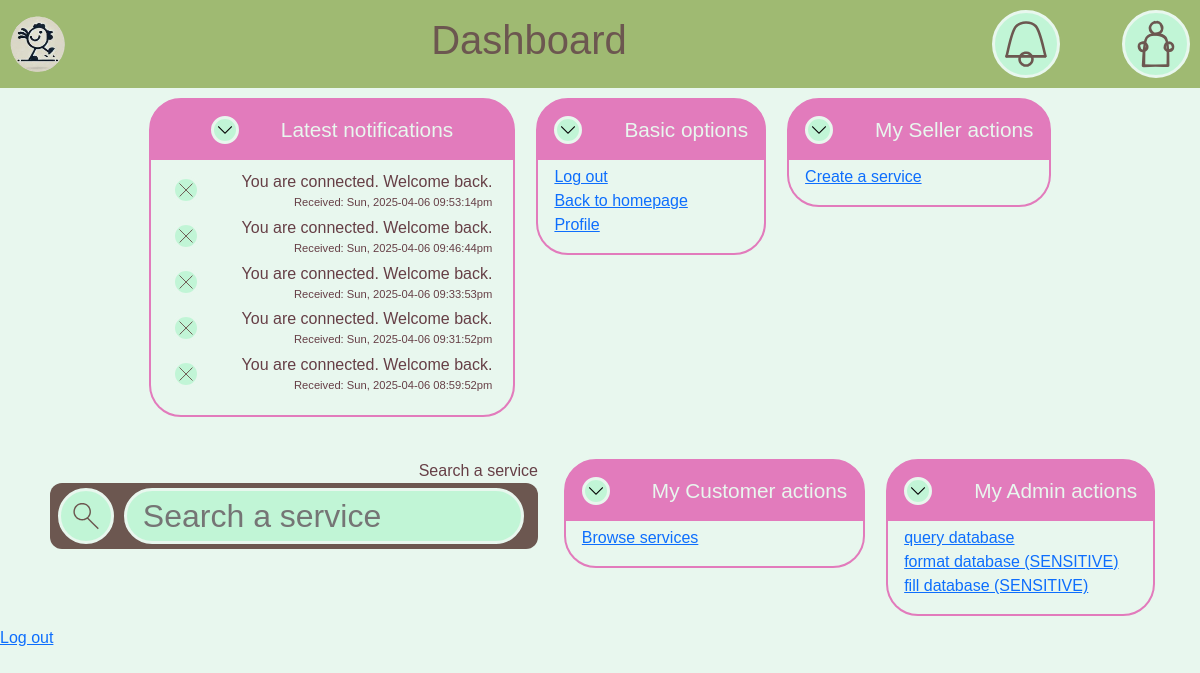
The page /pages/dashboard (signed in) on the database its author committed.
### tables this page shows
CREATE TABLE notifications(
        id INTEGER PRIMARY KEY,
        user_id INTEGER, conversation_id INTEGER, text TEXT, time TIMESTAMP,
        FOREIGN KEY(user_id) REFERENCES users(id),
        FOREIGN KEY(user_id) REFERENCES conversation(id)
    );

### utils/base.php (called while the page is built, shortened)
<?php
function root_include($name): void
{
    include $_SERVER["DOCUMENT_ROOT"] . $name;
}
function component($name): void
{
    root_include("/components/" . $name . ".php");
}

### components/dashboard/base.php (called while the page is built)
<?php
function base_widget($db, $id) {
    insert_widget("Basic options", function() {
        buttons_widget(
            array(
                "Log out",
                "Back to homepage",
                "Profile"
            ),
            array(
                "/pages/signout",
                "/pages/homepage",
                "/pages/profile"
            )
        );
    });
}
?>

### utils/dbutils.php (called while the page is built, shortened)
<?php
function hasUserGotRole(PDO $db, $id, $roleID): bool {
    $st = $db->prepare("SELECT * FROM roles WHERE user_id = :id");
    if (!$st->execute(["id" => $id])) return false;
    while ($elt = $st->fetch()) {
        if ($elt["role"] == $roleID) return true;
    }
    return false;
}
function isBusiness(PDO $db, $id) {
    return hasUserGotRole($db, $id, 0);
}
function isCustomer(PDO $db, $id) {
    return hasUserGotRole($db, $id, 1);
}
function isAdmin(PDO $db, $id) {
    return hasUserGotRole($db, $id, 2);
}

### components/common/notifications.php (the view, shortened to what this page needs)
<?php
function insert_notifications(PDO $db, $id)
{
    ?>
    <div class="circle-inside-accent logo">
        <img src="/assets/images/symbols/notification.svg" alt="notifications">
    </div>
    <?php
}
function display_notification($notification): void
{
    ?>
    <div class="notification line" not="<?= $notification["id"] ?>">
        <?php
        if ($notification["user_id"] != BROADCAST_ID) {
            ?>
            <div class="circle-inside-accent">
                <img src="/assets/images/symbols/cancel.svg" alt="remove notification" class="symbol">
            </div>
            <?php
        }
        ?>
        <div class="notification-content">
            <p class="notification-text"><?= $notification["text"] ?></p>
            <p class="notification-date"><?= $notification["date"] ?></p>
        </div>
    </div>
    <?php
}
function get_user_notifications(PDO $db, $id): array
{
    $st = $db->prepare("
    SELECT *
    FROM notifications
    -- Support for broadcasts
    WHERE user_id = (:id) OR user_id = 0
    ORDER BY notifications.time DESC
    ");
    return $st->execute(["id" => $id]) ? $st->fetchAll() : [];
}
?>

### pages/dashboard/index.php (shortened to what this page needs)
<?php
require $_SERVER["DOCUMENT_ROOT"] . "/utils/base.php";
?>
<!DOCTYPE html>
<html lang="en">
<?php
insertHeader("Dashboard", ["inputs", "containers", "widgets", "page-header"]);
?>
<body>
<?php
$db = getSecureDB();
$id = $_SESSION["id"];
insert_header("Dashboard", $id);
insert_all_widgets($db, $id);
?>
<a href="/pages/signout">Log out</a>
</body>
</html>

### components/header.php (shortened to what this page needs)
<?php function insertHeader($name, $css = array())
{ ?>
    <head>
        <link rel="stylesheet" href="/assets/css/main-style.css">
        <link href="https://cdn.jsdelivr.net/npm/bootstrap@5.3.3/dist/css/bootstrap.min.css" rel="stylesheet"
>
        <?php
        foreach ($css as $link) {
            ?>
            <link rel="stylesheet" href="/assets/css/<?= $link ?>.css">
            <?php
        }
        ?>
    </head>
<?php } ?>

### components/common/page-header.php
<?php
function insert_header($title, $id): void
{
    ?>
    <header>
        <?php
        component("logo");
        ?>
        <div class="title">
            <h1><?= $title ?></h1>
        </div>
        <aside class="line">
            <?php
            $db = getSecureDB();
            insert_notifications($db, $id);
            insert_profile_button($id);
            ?>
        </aside>
    </header>
    <?php
}
?>

### components/logo.php
<a href="/pages/homepage" class="logo">
    <div>
        <img src="/assets/images/logo.png" alt="A roaming rooster">
    </div>
</a>

### components/common/profile.php
<?php
function insert_profile_button($id)
{
    ?>
    <div class="circle-inside-accent logo">
        <img src="/assets/images/symbols/profile.svg" alt="profile">
    </div>
    <?php
}
?>

### components/dashboard/widget-manager.php (shortened to what this page needs)
<?php
function insert_all_widgets($db, $id): void
{
    ?>
    <div class="widget-list">
        <?php
        $is_business = isBusiness($db, $id);
        $is_customer = isCustomer($db, $id);
        $is_admin = isAdmin($db, $id);
        widget_notifications($db, $id);
        base_widget($db, $id);
        if ($is_business) {
            business_widgets($db, $id);
        }
        if ($is_customer) {
            insert_search_widget(page: false);
        }
        if ($is_admin) {
            admin_widgets($db, $id);
        }
        ?>
    </div>
    <?php
}
?>

### components/dashboard/notifications.php
<?php
function widget_notifications($db, $id): void
{
    $nots = get_user_notifications($db, $id);
    if (count($nots) != 0) {
        insert_widget("Latest notifications", function () use ($nots) {
            ?>
            <div>
                <?php
                foreach ($nots as $not) {
                    $not["safe_text"] = htmlspecialchars($not["text"]);
                    $not["date"] = "Received: " . date("D, Y-m-d h:i:sa", $not["time"]);
                    display_notification($not);
                }
                ?>
            </div>
            <?php
        });
    }
}
?>

### components/dashboard/widget-base.php
<?php
function insert_widget($title, $callback): void
{
    ?>
    <div class="widget">
        <div class="widget-header line">
            <div class="circle-inside-accent">
                <img src="/assets/images/down.png" alt="Retract" class="symbol">
            </div>
            <h2><?= $title ?></h2>
        </div>
        <div class="widget-content page">
            <?php
            $callback();
            ?>
        </div>
    </div>
    <?php
}

### components/dashboard/buttons.php
<?php
function buttons_widget($texts, $addresses)
{
    ?>
    <div>
        <?php for ($i = 0; $i < count($texts); $i++) { ?>
            <a href="<?= htmlspecialchars($addresses[$i]) ?>" style="display: block">
                <?= htmlspecialchars($texts[$i]) ?>
            </a>
        <?php } ?>
    </div>
    <?php
}
?>

### components/search.php (shortened to what this page needs)
<?php
function insert_search_image()
{
    ?>
    <div class="symbol">
        <img src="/assets/images/symbols/search.svg" alt="Search" class="symbol">
    </div>
    <?php
}
function insert_search_widget($placeholder = "Search a service", $page = true, $content = null): void
{
    ?>
    <label class="text-field-label">
        <?= $placeholder ?> <br>
        <form class="text-field line-form" action="/pages/search-results">
            <div id="search-symbol" class="circle-inside-input page-horizontal minimize <?php if ($content !== null) {
                echo "reduce-horizontal";
            } ?>">
                <?php
                if ($page) {
                    insert_search_image();
                } else {
                    ?>
                    <a href="/pages/search-results">
                        <?php
                        insert_search_image();
                        ?>
                    </a>
                    <?php
                }
                ?>
            </div>
            <input id="s" name="s" class="circle-inside-input" type="search" placeholder="<?= $placeholder ?>" <?php if ($content !== null) {
                echo "value='$content'";
            } ?>>
        </form>
    </label>
    <?php
}
?>

### assets/css/main-style.css (style rules this page uses)
:root { --title-color: #9FBA72; --warning-color: #FFC87F; --text-color-main: #663F46; --text-color-main-light: #CFC9C9; --text-color-secondary: #6C5750; --back-color-base: #E8F7EE; --back-color-popup: #C1F5D6; --back-color-important: #E27BBC; --back-color-secondary: #A79CD6; --back-color-ternary: #DFDCDB; --accent-color-main: var(--back-color-secondary); --accent-color-secondary: var(--back-color-important); --place-color-main: #77005D; --place-color-secondary: #121212; --place-holder-gradient: repeating-linear-gradient(45deg, var(--place-color-main) 10%, var(--place-color-secondary), 10%); --image-on-back-base-gradient: linear-gradient(var(--back-color-important) 0%, transparent 100%); --medium-corner: 12px; --large-corner: 40px; --input-block-padding: 8px; --input-block-margin: 5px; --big-container-padding: 2%; --reading-margin: 7%; --spacing-minimum: 10px; --spacing-small: 21px; --spacing-medium: 42px; --spacing-large: 84px; }
html, body { background-color: var(--back-color-base) !important; font-family: Arial, Helvetica, sans-serif; }
div { background-color: transparent; }
h1 { color: var(--text-color-secondary) !important; text-align: center; }
p { color: var(--text-color-main); }
.page { max-height: 500px; visibility: visible; transition: max-height, padding, margin, visibility; transition-duration: 0.5s; transition-timing-function: ease; }
.page-horizontal { max-width: 400px; visibility: visible; transition: max-width, padding, margin, visibility; transition-duration: 0.3s; transition-timing-function: ease; }
.symbol { height: 1em; width: 1em; font-size: 1em; line-height: 1em; margin: 0; padding: 0; display: block; }
.minimize { height: fit-content; padding: 9px; }

### assets/css/inputs.css (style rules this page uses)
input { max-width: 100%; box-sizing: border-box; }
.text-field-label { font-size: medium; text-align: right; color: var(--text-color-main); margin-left: var(--input-block-margin); margin-right: var(--input-block-margin); }
.text-field { background-color: var(--text-color-secondary); color: var(--back-color-popup); border: none; border-radius: var(--medium-corner); font-size: xx-large; padding: var(--input-block-margin) var(--input-block-padding); width: 100%; max-width: 98vw; overflow: scroll; }
.line-form { display: flex; flex-direction: row; }
.line-form > * + * { margin-left: var(--spacing-minimum); }
label { text-align: right; }
.circle-inside-input { color: var(--text-color-main); background-color: var(--back-color-popup); border: solid 3px var(--back-color-base); border-radius: 1000px; }
input.circle-inside-input { padding-left: 16px; min-width: 0; width: 400px; max-width: 60vw; }
.circle-inside-accent { color: var(--text-color-main); background-color: var(--back-color-popup); border: solid 3px var(--back-color-base); border-radius: 1000px; padding: 3px; cursor: pointer; }

### assets/css/containers.css (style rules this page uses)
.line { display: flex; flex-direction: row; gap: var(--spacing-medium); justify-content: center; align-items: center; }
.widget-list { display: flex; flex-direction: row; flex-wrap: wrap; row-gap: var(--spacing-medium); column-gap: var(--spacing-small); margin: var(--spacing-minimum); justify-content: center; }

### assets/css/widgets.css (style rules this page uses)
.widget { border: var(--accent-color-secondary) 2px solid; border-radius: 32px; box-sizing: border-box; background-clip: border-box; background: var(--accent-color-secondary); overflow: hidden; height: fit-content; }
.widget > * { padding: 16px; }
.widget-header { color: var(--back-color-base); }
.widget-content { overflow: auto; background: var(--back-color-base); margin: 0; padding-top: 5px; }
.widget-header > h2 { font-size: 1.3em; margin: 0; }
.notification { margin: 5px; }
.notification p { margin: 0; }
.notification-date { text-align: right; font-size: 0.7em; }

### assets/css/page-header.css (style rules this page uses)
header { background-color: var(--title-color); display: flex; flex-direction: row; align-items: center; justify-content: space-between; }
.title { height: fit-content; }
header .logo { margin: 10px; }
header .logo * { width: 3.5em; height: 3.5em; max-width: 10vw; }

### rows shown on the page
notifications: text "You are connected. Welcome back.", date "Received: Sun, 2025-04-06 09:53:14pm"
notifications: text "You are connected. Welcome back.", date "Received: Sun, 2025-04-06 09:46:44pm"
notifications: text "You are connected. Welcome back.", date "Received: Sun, 2025-04-06 09:33:53pm"
notifications: text "You are connected. Welcome back.", date "Received: Sun, 2025-04-06 09:31:52pm"
notifications: text "You are connected. Welcome back.", date "Received: Sun, 2025-04-06 08:59:52pm"

### other values the page prints
$title "Dashboard"
$title "Latest notifications Basic options My Seller actions My Customer actions My Admin actions"
$texts[$i] "Log out"
$texts[$i] "Back to homepage"
$texts[$i] "Profile"
$texts[$i] "Create a service"
$placeholder "Search a service"
$texts[$i] "Browse services"
$texts[$i] "query database"
$texts[$i] "format database (SENSITIVE)"
$texts[$i] "fill database (SENSITIVE)"
